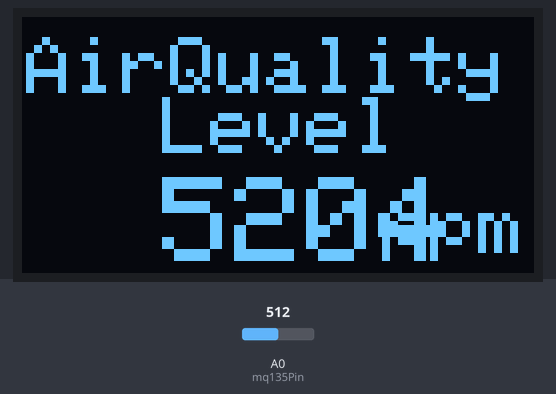
A sketch run on a simulated Arduino Uno, built with avr-gcc and run on an emulated ATmega328P. Parts: 128×64 one-colour display. The test bench sets the inputs (shaded band); at power-on: A0 (mq135Pin) = 512. What the sketch prints to the serial monitor is not drawn.

Above: at 1.8 s.
1.9 s: A0 (mq135Pin) set to 716
At 2.9 s:
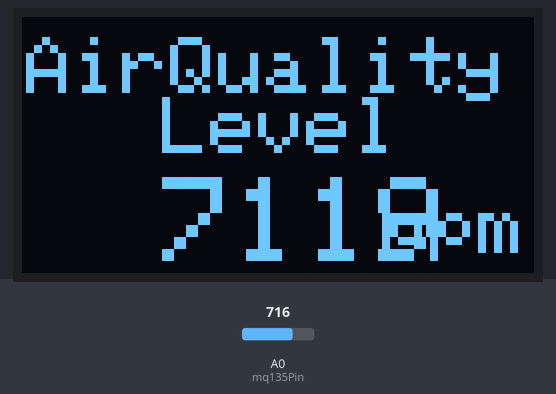
3.6 s: A0 (mq135Pin) set to 900
At 5.3 s:
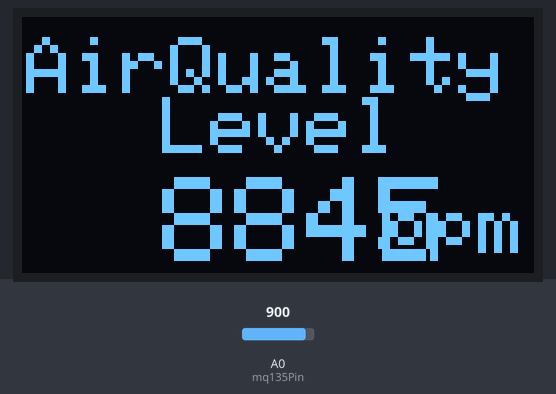
5.6 s: A0 (mq135Pin) set to 1023
At 6.7 s:
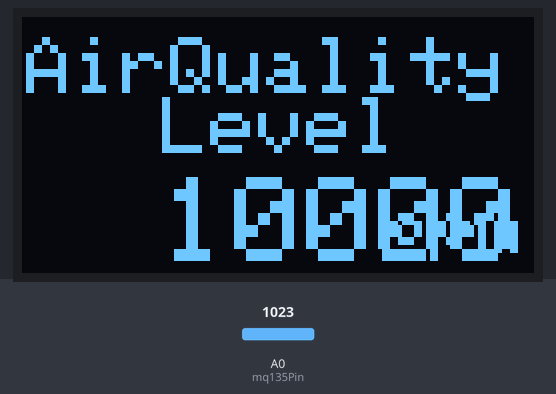
Timing chart, 0 to 8.6 s (numbered marks = the images above; inputs shaded):
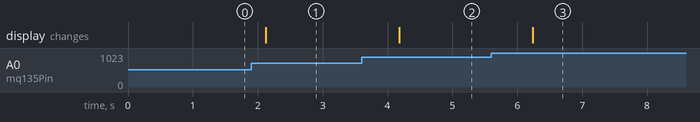

Measured:
- after the input at 1.9 s, the display: changes after 0.22 s (image 1)
- after the input at 3.6 s, the display: changes after 0.58 s (image 2)
- after the input at 5.6 s, the display: changes after 0.64 s (image 3)

The sketch:

sketch_oct1a.ino
```cpp
#include <Adafruit_GFX.h>
#include <Adafruit_SSD1306.h>

// OLED display dimensions
#define SCREEN_WIDTH 128
#define SCREEN_HEIGHT 64

// I2C address for the OLED display
#define OLED_RESET    -1
Adafruit_SSD1306 display(SCREEN_WIDTH, SCREEN_HEIGHT, &Wire, OLED_RESET);

// MQ-135 analog pin
const int mq135Pin = A0;

void setup() {
  // Initialize serial communication
  Serial.begin(9600);

  // Initialize the OLED display
  if (!display.begin(SSD1306_SWITCHCAPVCC, 0x3C)) {
    Serial.println(F("SSD1306 allocation failed"));
    for (;;); // Loop forever if OLED initialization fails
  }

  // Clear the display buffer
  display.clearDisplay();
  display.setTextSize(2); // Increase text size for better visibility
  display.setTextColor(SSD1306_WHITE);
}

void loop() {
  // Read the analog value from the MQ-135 sensor
  int sensorValue = analogRead(mq135Pin);

  // Simple mapping to get a general air quality level (Approximate conversion)
  int airQualityLevel = map(sensorValue, 0, 1023, 400, 10000); // 400 to 10000

  // Print the air quality level to Serial Monitor (for debugging)
  Serial.print("Air Quality Level: ");
  Serial.println(airQualityLevel);

  // Display the air quality level on the OLED
  display.clearDisplay();

  // Centered title "Air Quality Level"
  display.setTextSize(2); // Set larger text size for title
  display.setCursor(1, 5); // Adjust cursor to center the title
  display.print("AirQuality");

  display.setTextSize(2); // Set larger text size for title
  display.setCursor(35, 20); // Move to the next line for "Level"
  display.print("Level");

  // Display the air quality level value in large font
  display.setTextSize(3); // Larger text size for value
  display.setCursor(35, 40); // Adjust cursor for centered value
  display.print(airQualityLevel);

  // Display "ppm" in smaller font beside the value
  display.setTextSize(2); // Smaller text size for "ppm"
  display.setCursor(90, 45); // Position "ppm" beside the air quality level value
  display.print("ppm");

  display.display(); // Update the display

  delay(1000); // Delay for readability
}
```
